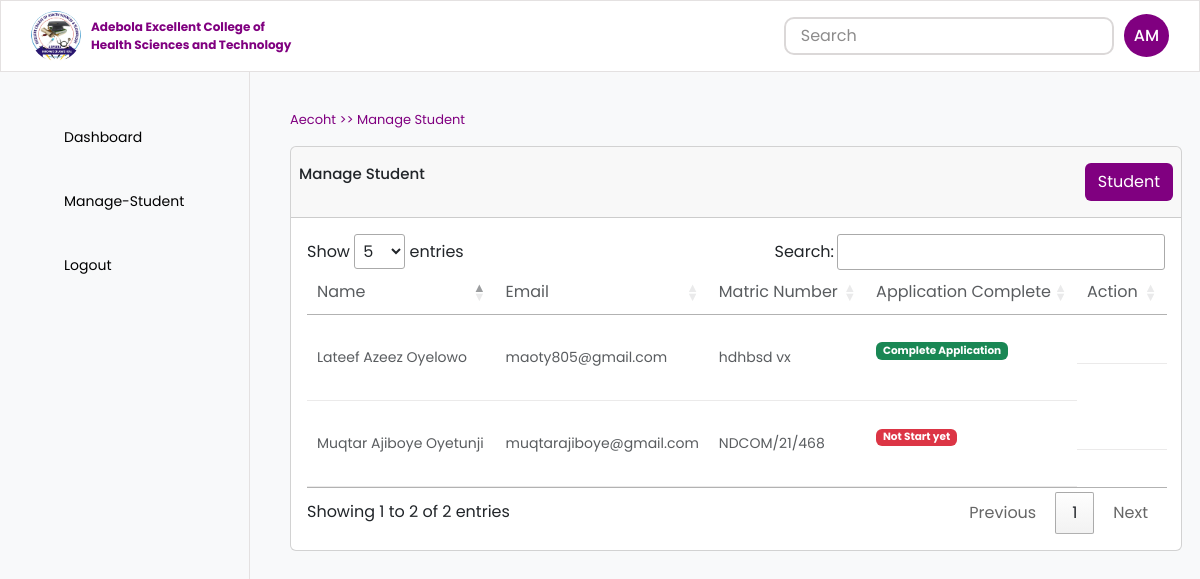
Screenshot of /admin-panel/student.php (signed in) with the database file from the repository.
### tables this page shows
CREATE TABLE `student` (
  `student_id` int(11) NOT NULL,
  `first_name` varchar(100) NOT NULL,
  `surname` varchar(100) NOT NULL,
  `middlename` varchar(100) NOT NULL,
  `email` text NOT NULL,
  `phone_number` varchar(15) NOT NULL,
  `application_number` text NOT NULL,
  `password` text NOT NULL,
  `department` text NOT NULL,
  `level_type` text NOT NULL,
  `role` varchar(100) NOT NULL,
  `created_at` timestamp(6) NOT NULL DEFAULT current_timestamp(6),
  `updated_at` timestamp(6) NOT NULL DEFAULT current_timestamp(6)
);

### admin-panel/admin-script.php (called while the page is built, shortened)
<?php
include ("../dbconnect.php");
function getAllStudent() {
    global $conn;
    $get_all_student =  [];
    $student_query = mysqli_query($conn,"SELECT * from `student` ORDER BY `student_id` DESC");
    if(mysqli_num_rows($student_query) > 0) {
       while($row = mysqli_fetch_array($student_query)) {
            $get_all_student[] = $row;
       }
       return $get_all_student;
    }
    return $get_all_student;
}
function getStudent_biodata($student_id) {
    global $conn;
    $get_all_student = [];
    $student_id = (int)$student_id;
    $student_biodata = (mysqli_query($conn,"SELECT * FROM `student_biodata` WHERE student_id = $student_id"));
    if(mysqli_num_rows($student_biodata)) {
        while($row = mysqli_fetch_array($student_biodata)) {
            $get_all_student[] = $row;
        }
        return $get_all_student;
    } else {
        return $get_all_student;
    }
}

### admin-panel/component/student.php (the view, shortened to what this page needs)
<div class="card box-shadow: 0px 0px 30px rgba(0, 0, 0, .2) mb-3">
    <div class="card-header  d-flex justify-content-between px-2 py-3" style="">
        <p style="font-size: 15px; font-weight: 500;">Manage Student</p>
        <button type="button" class="btn red" data-bs-toggle="modal" data-bs-target="#exampleModal">
            <i class="ri-add-line"></i> Student
        </button>
    </div>
    <div class="card-body table-responsive">
        <table class="table table align-middle" id="example">
            <thead>
                <tr>
                    <td class="text-muted">Name</td>
                    <td class="text-muted">Email</td>
                    <td class="text-muted">Matric Number</td>
                    <td class="text-muted">Application Complete</td>
                    <td class="text-muted">Action</td>
                </tr>
            </thead>
            <tbody>
                <?php
                $get_all_student = getAllStudent();
                if(empty( $get_all_student )){
                    echo "empty";
                } else {
                    foreach($get_all_student as $student){
            ?>
                <tr>
                    <td class="py-4 text-muted">
                        <?php echo $student['first_name'] .' '. $student['surname'].' '. $student['middlename'] ?></td>
                    <td class="py-4 text-muted"><?php echo $student['email']?></td>
                    <td class="py-4 text-muted"><?php echo $student['application_number']?></td>
                    <td class="py-4 text-muted">
                        <?php
                            $student_bio_data = getStudent_biodata($student['student_id']);
                            if (empty($student_bio_data)) {
                            ?>
                        <p class=""><span class="badge bg-danger">Not Start yet</span></p>
                        <?php
                            } else {
                                $status = $student_bio_data[0]['status'];
                                echo '<p>';
                                echo ($status === 'final_submit')
                                    ? '<span class="badge bg-success">Complete Application</span>'
                                    : '<span class="badge bg-secondary">Not Complete</span>';
                                echo '</p>';
                            }
                            ?>
                    </td>
                    <td class="d-flex py-4">
                    </td>
                </tr>
                <?php
                }
            }
            ?>
            </tbody>
        </table>
    </div>
</div>

### admin-panel/includes/head.php (shortened to what this page needs)
<?php include './admin-script.php'?>
<!DOCTYPE html>
<html lang="en">
<head>
    <link href="https://cdn.jsdelivr.net/npm/remixicon@3.5.0/fonts/remixicon.css" rel="stylesheet">
    <link href="https://cdn.jsdelivr.net/npm/bootstrap@5.3.8/dist/css/bootstrap.min.css" rel="stylesheet">
    <link rel="stylesheet" href="../css/dashboard.css">
</head>

### admin-panel/student.php (shortened to what this page needs)
<?php include ("./includes/head.php"); ?>
 <link rel="stylesheet" href="https://cdn.datatables.net/1.13.6/css/jquery.dataTables.min.css">
<link rel="stylesheet" href="../css/home-dashboard.css">
<body class="bg-light">
    <div class="wrapper">
        <?php include './includes/header.php'?>
        <div class="container-fluid">
            <div class="row">
                <?php include './includes/side-bar.php'?>
                <div class="col-md-8 content" style="">
                    <div class="bread-crub">
                        <p style="color: purple; font-size: 13px">Aecoht >> Manage Student</p>
                    </div>
                    <?php include'./component/student.php' ?>
                </div>
            </div>
        </div>
    </div>
</body>
</html>

### admin-panel/includes/header.php (shortened to what this page needs)
<header>
    <div class="logo">
        <div class="log-img">
            <img src="../img/logo/log.jpg" alt="">
        </div>
        <span style="color: purple; font-size: 12px"><b>Adebola Excellent College of <br> Health Sciences and
                Technology</b></span>
    </div>
    <div class="profile">
        <input type="search" placeholder="Search">
        <div class="box-profile">
            <span id="btnclcik">AM</span>
        </div>
    </div>
</header>

### admin-panel/includes/side-bar.php
<?php
   $current_page = basename($_SERVER['REQUEST_URI']);
?>
<div class="side-bar" id="side-bar">
    <ul class="menu">
        <li>
            <a href="dashboard" class="<?= ($current_page == 'dashboard') ? 'active' : '' ?>">
                <i class="ri-dashboard-line"></i>
                <span>Dashboard</span>
            </a>
        </li>
        <li>
            <a href="student" class="<?= ($current_page == 'student') ? 'active' : '' ?>">
                <i class="ri-file-list-line"></i>
                <span>Manage-Student</span>
            </a>
        </li>
         <li>
           <a href="./logout" class="">
               <i class="ri-logout-box-line"></i>
               <span>Logout</span>
           </a>
       </li>
    </ul>
</div>

### css/dashboard.css (style rules this page uses)
body { font-family: "Poppins"; }
.wrapper { max-width: 100%; }
header { position: fixed; width: 100%; padding: 10px 20px; background-color: white; display: flex; justify-content: space-between; align-items: center; border: 1px solid rgb(228, 225, 225); z-index: 999; }
header .logo img { width: 50px; border-radius: 50%; margin-right: 10px; }
header .logo { margin-left: 10px; display: flex; align-items: center; justify-content: center; }
.box-profile span { background-color: purple; padding: 10px; color: white; font-weight: 500; cursor: pointer; border-radius: 100%; }
.profile { margin-right: 10px; display: flex; align-items: center; justify-content: center; gap: 10px; }
.profile input { outline: none; border: 2px solid rgb(219, 216, 216); border-radius: 10px; padding: 5px; color: rgb(219, 216, 216); }
.profile input::placeholder { color: rgb(141, 140, 140); padding-left: 10px; }
.row { padding-top: 70px; }
.side-bar { border-right: 1px solid rgb(228, 225, 225); position: fixed; padding-top: 20px; height: 100vh; width: 250px; }
.side-bar ul { list-style-type: none; }
.side-bar li { padding-top: 30px; }
.side-bar i { font-size: 16px; padding-right: 10px; }
.side-bar a { display: block; text-decoration: none; padding: 5px 10px; color: black; font-size: 14px; }
.content { margin-left: 250px; width: 81%; padding-top: 20px; padding: 40px; }

### admin-panel/student.php (style rules this page uses)
.red { background-color: purple; color: white; }
table { white-space: nowrap; font-size: 14px; vertical-align: middle; color: rgba(153, 149, 149, 0.2); }
thead { font-size: 16px; }
table tr { border: 1px solid rgba(153, 149, 149, 0.2); }

### rows the page displays
student: first_name "Lateef", surname "Azeez", middlename "Oyelowo", email "maoty805@gmail.com", application_number "hdhbsd vx", shows "Complete Application"
student: first_name "Muqtar", surname "Ajiboye", middlename "Oyetunji", email "muqtarajiboye@gmail.com", application_number "NDCOM/21/468", shows "Not Start yet"
